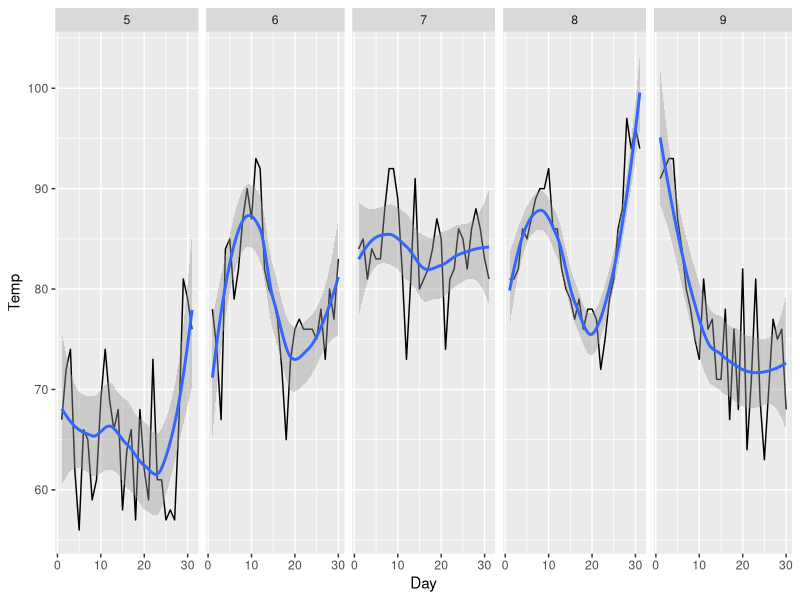

Recreate this plot in R.





library(ggplot2)

datasets::airquality
ggplot(datasets::airquality,aes(Day,Temp))+
  geom_line()+
  geom_smooth()+
  facet_grid(.~Month,scale="free_x",space="free_x")






###################### END ###########################################################